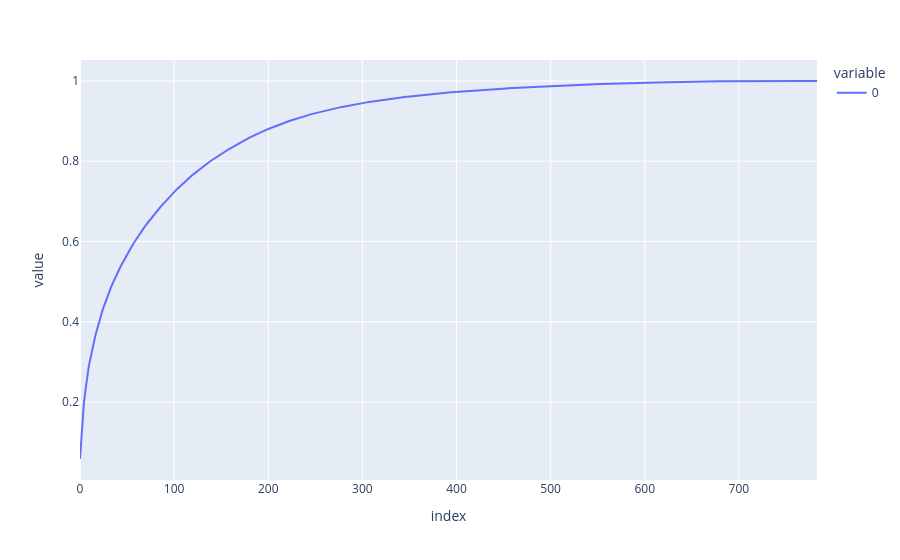

Here is the notebook cell this chart was saved with:
### Code cell
px.line(np.cumsum(pca.explained_variance_ratio_))

### Figure 1 — Plotly figure (JSON) as saved in the notebook; plotly's stock layout.template omitted (floating-point values rounded to 4 significant figures; data arrays with more than 128 entries replaced by an {"elided": "..."} marker saying what was removed)
{"data": [{"hovertemplate": "variable=0<br>index=%{x}<br>value=%{y}<extra></extra>", "legendgroup": "0", "line": {"color": "#636efa", "dash": "solid"}, "marker": {"symbol": "circle"}, "mode": "lines", "name": "0", "orientation": "v", "showlegend": true, "type": "scatter", "x": {"elided": "784 int values"}, "xaxis": "x", "y": {"elided": "784 float values"}, "yaxis": "y"}], "layout": {"legend": {"title": {"text": "variable"}, "tracegroupgap": 0}, "margin": {"t": 60}, "xaxis": {"anchor": "y", "domain": [0, 1], "title": {"text": "index"}}, "yaxis": {"anchor": "x", "domain": [0, 1], "title": {"text": "value"}}}}
